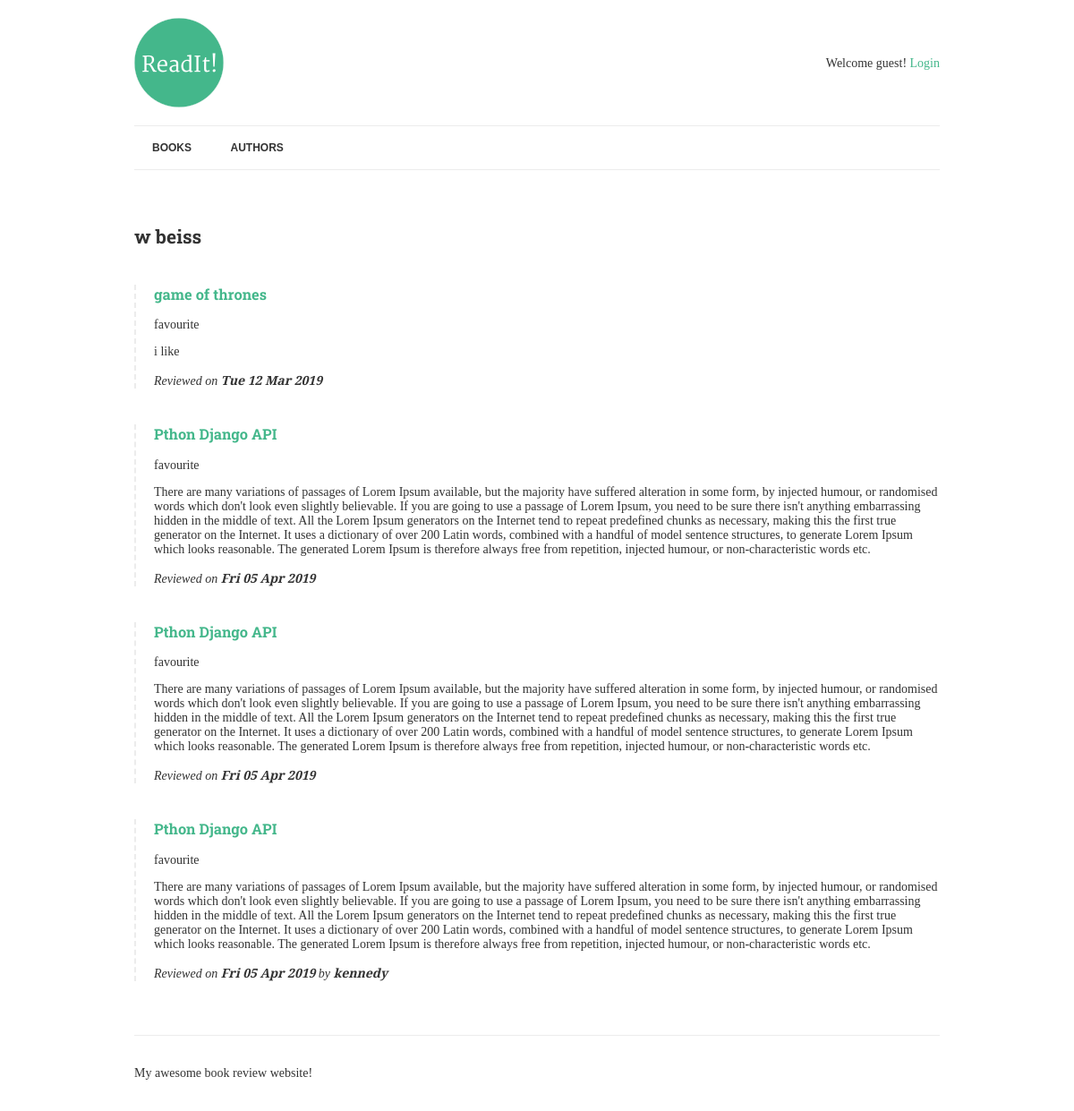
The page /authors/2/ on the database its author committed.
### books/models.py (models this page shows, shortened)
class Author(models.Model):
    name = models.CharField(max_length=70, help_text="Use pen name, not real name", unique=True)

class Book(models.Model):
    title = models.CharField(max_length=150)
    authors = models.ManyToManyField("Author", related_name="books")
    review = models.TextField(blank=True, null=True)
    reviewed_by = models.ForeignKey(User, blank=True, null=True, related_name='reviews', on_delete=models.CASCADE)
    date_reviewed = models.DateTimeField(blank=True, null=True)
    is_favourite = models.BooleanField(default=False, verbose_name="Favourite?")

### books/views.py (the view)
# urls.py: url(r'^authors/(?P<pk>[-\w]+)/$', views.AuthorDetail.as_view(), name="author-detail"),
class AuthorDetail(DetailView):
    model = Author
    template_name = "author.html"

### books/templates/author.html
{% extends "base.html" %}
{% block content %}
	<h2>{{ author.name }}</h2>
	{% for book in author.books.all %}
		{% if book.review %}
			<div class="book">
				<h3><a href="{% url 'book-detail' book.pk %}">{{ book.title }}</a></h3>
				{% if book.is_favourite %}<p class="highlight">favourite</p>{% endif %}
				<p>{{ book.review|linebreaks }}</p>
				<p class="meta">
					Reviewed on <strong>{{ book.date_reviewed|date:"D d M Y" }}</strong>
					{% if book.reviewed_by %}
						by <strong>{{ book.reviewed_by.get_full_name|default:book.reviewed_by.username }}</strong>
					{% endif %}
				</p>
			</div>
		{% endif %}
	{% endfor %}
{% endblock %}

### readit/static/css/style.css (style rules this page uses)
p.meta { font-style: italic; }
.book { border-left: 2px dashed #ececec; padding-left: 20px; margin: 40px 0; }
body { font-family: 'Merriweather', serif; color: #333; font-size: 14px; }
h1, h2, h3, h4, h5, h6 { font-family: 'Roboto Slab', serif; }
a { color: #44B78B; text-decoration: none; }

### rows shown on the page
Author: name "w beiss"
Book: title "game of thrones", is_favourite "favourite", review "i like", date_reviewed "Tue 12 Mar 2019"
Book: title "Pthon Django API", is_favourite "favourite", review "There are many variations of passages of Lorem Ipsum available, but the majority have suffered alteration in some form, by injected humour, or randomised words which don't look even slightly believable. If you are going to use a passage of Lorem Ipsum, you need to be sure there isn't anything embarrassing hidden in the middle of text. All the Lorem Ipsum generators on the Internet tend to repeat predefined chunks as necessary, making this the first true generator on the Internet. It uses a dictionary of over 200 Latin words, combined with a handful of model sentence structures, to generate Lorem Ipsum which looks reasonable. The generated Lorem Ipsum is therefore always free from…", date_reviewed "Fri 05 Apr 2019"
Book: title "Pthon Django API", is_favourite "favourite", review "There are many variations of passages of Lorem Ipsum available, but the majority have suffered alteration in some form, by injected humour, or randomised words which don't look even slightly believable. If you are going to use a passage of Lorem Ipsum, you need to be sure there isn't anything embarrassing hidden in the middle of text. All the Lorem Ipsum generators on the Internet tend to repeat predefined chunks as necessary, making this the first true generator on the Internet. It uses a dictionary of over 200 Latin words, combined with a handful of model sentence structures, to generate Lorem Ipsum which looks reasonable. The generated Lorem Ipsum is therefore always free from…", date_reviewed "Fri 05 Apr 2019"
Book: title "Pthon Django API", is_favourite "favourite", review "There are many variations of passages of Lorem Ipsum available, but the majority have suffered alteration in some form, by injected humour, or randomised words which don't look even slightly believable. If you are going to use a passage of Lorem Ipsum, you need to be sure there isn't anything embarrassing hidden in the middle of text. All the Lorem Ipsum generators on the Internet tend to repeat predefined chunks as necessary, making this the first true generator on the Internet. It uses a dictionary of over 200 Latin words, combined with a handful of model sentence structures, to generate Lorem Ipsum which looks reasonable. The generated Lorem Ipsum is therefore always free from…", date_reviewed "Fri 05 Apr 2019", reviewed_by.get_full_name "kennedy"
